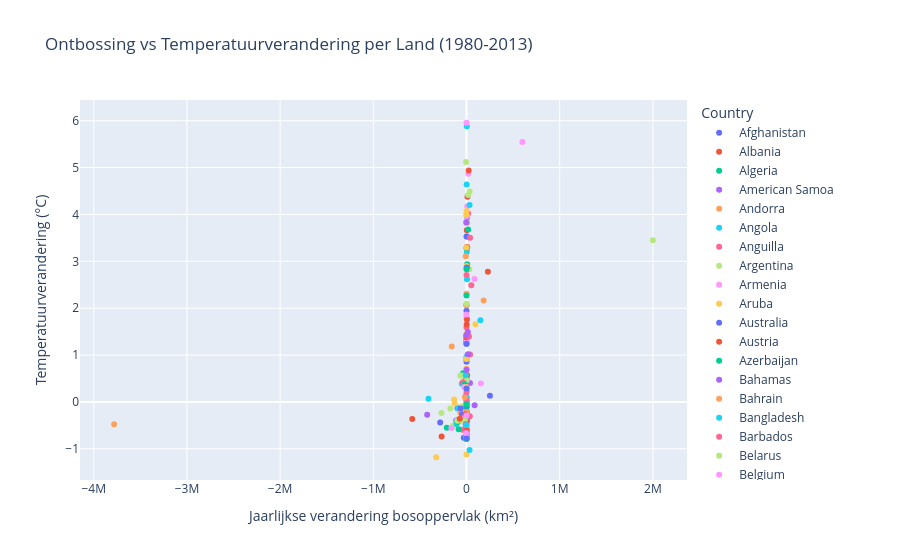

This figure's notebook cell:
### Code cell
# Ontbossing vs Temperatuurverandering
df_forest_temp = pd.merge(
    temp_verschil,
    df_forest_1980.groupby("Entity")["Annual change in forest area"].mean().reset_index(),
    left_on="Country",
    right_on="Entity",
    how="inner"
)

# Verwijder continenten
df_forest_temp = df_forest_temp[~df_forest_temp["Country"].isin(continenten)]

fig = px.scatter(
    df_forest_temp,
    x="Annual change in forest area",
    y="temp_verandering",
    color="Country",
    hover_name="Country",
    title="Ontbossing vs Temperatuurverandering per Land (1980-2013)",
    labels={
        "Annual change in forest area": "Jaarlijkse verandering bosoppervlak (km²)",
        "temp_verandering": "Temperatuurverandering (°C)"
    }
)

fig.show()
